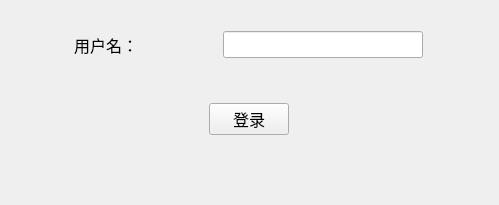
<?xml version="1.0" encoding="UTF-8"?>
<ui version="4.0">
 <class>Login</class>
 <widget class="QWidget" name="Login">
  <property name="geometry">
   <rect>
    <x>0</x>
    <y>0</y>
    <width>499</width>
    <height>205</height>
   </rect>
  </property>
  <property name="font">
   <font>
    <pointsize>12</pointsize>
   </font>
  </property>
  <property name="windowTitle">
   <string>登录</string>
  </property>
  <layout class="QHBoxLayout" name="horizontalLayout_2">
   <item>
    <spacer name="verticalSpacer">
     <property name="orientation">
      <enum>Qt::Vertical</enum>
     </property>
     <property name="sizeHint" stdset="0">
      <size>
       <width>20</width>
       <height>40</height>
      </size>
     </property>
    </spacer>
   </item>
   <item>
    <layout class="QGridLayout" name="gridLayout">
     <item row="2" column="0" alignment="Qt::AlignHCenter|Qt::AlignVCenter">
      <widget class="QPushButton" name="pushButton">
       <property name="enabled">
        <bool>true</bool>
       </property>
       <property name="maximumSize">
        <size>
         <width>99999</width>
         <height>16777215</height>
        </size>
       </property>
       <property name="acceptDrops">
        <bool>false</bool>
       </property>
       <property name="layoutDirection">
        <enum>Qt::LeftToRight</enum>
       </property>
       <property name="autoFillBackground">
        <bool>false</bool>
       </property>
       <property name="text">
        <string>登录</string>
       </property>
      </widget>
     </item>
     <item row="1" column="0">
      <layout class="QHBoxLayout" name="horizontalLayout">
       <item>
        <widget class="QLabel" name="label">
         <property name="maximumSize">
          <size>
           <width>100</width>
           <height>16777215</height>
          </size>
         </property>
         <property name="font">
          <font>
           <family>Arial</family>
           <pointsize>12</pointsize>
          </font>
         </property>
         <property name="text">
          <string>用户名：</string>
         </property>
        </widget>
       </item>
       <item>
        <widget class="QLineEdit" name="lineEdit">
         <property name="maximumSize">
          <size>
           <width>200</width>
           <height>16777215</height>
          </size>
         </property>
         <property name="font">
          <font>
           <pointsize>12</pointsize>
          </font>
         </property>
        </widget>
       </item>
      </layout>
     </item>
     <item row="3" column="0">
      <spacer name="horizontalSpacer">
       <property name="orientation">
        <enum>Qt::Horizontal</enum>
       </property>
       <property name="sizeHint" stdset="0">
        <size>
         <width>40</width>
         <height>20</height>
        </size>
       </property>
      </spacer>
     </item>
     <item row="0" column="0">
      <spacer name="horizontalSpacer_2">
       <property name="orientation">
        <enum>Qt::Horizontal</enum>
       </property>
       <property name="sizeHint" stdset="0">
        <size>
         <width>40</width>
         <height>20</height>
        </size>
       </property>
      </spacer>
     </item>
    </layout>
   </item>
   <item>
    <spacer name="verticalSpacer_2">
     <property name="orientation">
      <enum>Qt::Vertical</enum>
     </property>
     <property name="sizeHint" stdset="0">
      <size>
       <width>20</width>
       <height>40</height>
      </size>
     </property>
    </spacer>
   </item>
  </layout>
 </widget>
 <resources/>
 <connections/>
</ui>
